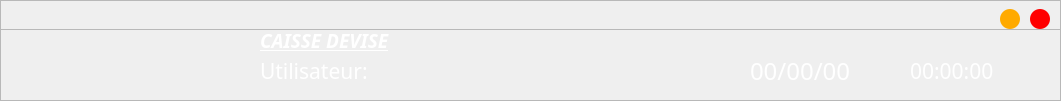
   <widget class="QFrame" name="frame">
    <property name="geometry">
     <rect>
      <x>0</x>
      <y>0</y>
      <width>1061</width>
      <height>101</height>
     </rect>
    </property>
    <property name="frameShape">
     <enum>QFrame::StyledPanel</enum>
    </property>
    <property name="frameShadow">
     <enum>QFrame::Raised</enum>
    </property>
    <widget class="QLabel" name="user">
     <property name="geometry">
      <rect>
       <x>410</x>
       <y>61</y>
       <width>131</width>
       <height>20</height>
      </rect>
     </property>
     <property name="font">
      <font>
       <family>Mongolian Baiti</family>
       <pointsize>16</pointsize>
      </font>
     </property>
     <property name="styleSheet">
      <string notr="true">color: rgb(255, 255, 255);</string>
     </property>
     <property name="text">
      <string/>
     </property>
    </widget>
    <widget class="QLabel" name="date">
     <property name="geometry">
      <rect>
       <x>910</x>
       <y>50</y>
       <width>151</width>
       <height>41</height>
      </rect>
     </property>
     <property name="font">
      <font>
       <family>Mongolian Baiti</family>
       <pointsize>16</pointsize>
      </font>
     </property>
     <property name="styleSheet">
      <string notr="true">color: rgb(255, 255, 255);</string>
     </property>
     <property name="text">
      <string>00:00:00</string>
     </property>
    </widget>
    <widget class="QLabel" name="label_5">
     <property name="geometry">
      <rect>
       <x>260</x>
       <y>60</y>
       <width>131</width>
       <height>21</height>
      </rect>
     </property>
     <property name="font">
      <font>
       <family>Mongolian Baiti</family>
       <pointsize>16</pointsize>
      </font>
     </property>
     <property name="styleSheet">
      <string notr="true">color: rgb(255, 255, 255);</string>
     </property>
     <property name="text">
      <string>Utilisateur:</string>
     </property>
    </widget>
    <widget class="QLabel" name="time">
     <property name="geometry">
      <rect>
       <x>750</x>
       <y>50</y>
       <width>171</width>
       <height>41</height>
      </rect>
     </property>
     <property name="font">
      <font>
       <family>Mongolian Baiti</family>
       <pointsize>18</pointsize>
      </font>
     </property>
     <property name="styleSheet">
      <string notr="true">color: rgb(255, 255, 255);</string>
     </property>
     <property name="text">
      <string>00/00/00</string>
     </property>
    </widget>
    <widget class="QLabel" name="label_9">
     <property name="geometry">
      <rect>
       <x>260</x>
       <y>20</y>
       <width>191</width>
       <height>41</height>
      </rect>
     </property>
     <property name="font">
      <font>
       <family>Mongolian Baiti</family>
       <pointsize>14</pointsize>
       <weight>75</weight>
       <italic>true</italic>
       <bold>true</bold>
       <underline>true</underline>
      </font>
     </property>
     <property name="styleSheet">
      <string notr="true">color: rgb(255, 255, 255);</string>
     </property>
     <property name="text">
      <string>CAISSE DEVISE</string>
     </property>
    </widget>
    <widget class="QLabel" name="label_3">
     <property name="geometry">
      <rect>
       <x>40</x>
       <y>10</y>
       <width>121</width>
       <height>81</height>
      </rect>
     </property>
     <property name="font">
      <font>
       <family>Mongolian Baiti</family>
       <pointsize>45</pointsize>
       <weight>75</weight>
       <bold>true</bold>
       <underline>true</underline>
      </font>
     </property>
     <property name="styleSheet">
      <string>color: rgb(255, 255, 255);</string>
     </property>
     <property name="text">
      <string/>
     </property>
     <property name="pixmap">
      <pixmap>MJDB_ICON.ico</pixmap>
     </property>
     <property name="scaledContents">
      <bool>true</bool>
     </property>
    </widget>
    <widget class="QFrame" name="title_bar">
     <property name="geometry">
      <rect>
       <x>0</x>
       <y>-1</y>
       <width>1061</width>
       <height>31</height>
      </rect>
     </property>
     <property name="frameShape">
      <enum>QFrame::StyledPanel</enum>
     </property>
     <property name="frameShadow">
      <enum>QFrame::Raised</enum>
     </property>
     <widget class="QPushButton" name="mini">
      <property name="geometry">
       <rect>
        <x>1000</x>
        <y>10</y>
        <width>20</width>
        <height>20</height>
       </rect>
      </property>
      <property name="font">
       <font>
        <pointsize>22</pointsize>
        <weight>75</weight>
        <bold>true</bold>
       </font>
      </property>
      <property name="styleSheet">
       <string notr="true">QPushButton{
	border:none;
	border-radius:10px;
	background-color: rgb(255, 170, 0);
}

QPushButton:hover{
	background-color: rgb(206, 137, 0);
}</string>
      </property>
      <property name="text">
       <string/>
      </property>
     </widget>
     <widget class="QPushButton" name="close_btn">
      <property name="geometry">
       <rect>
        <x>1030</x>
        <y>10</y>
        <width>20</width>
        <height>20</height>
       </rect>
      </property>
      <property name="font">
       <font>
        <pointsize>11</pointsize>
        <weight>75</weight>
        <bold>true</bold>
       </font>
      </property>
      <property name="styleSheet">
       <string notr="true">QPushButton{
	border:none;
	border-radius:10px;
	background-color: rgb(255, 0, 0);
}

QPushButton:hover{
	background-color: rgb(211, 0, 0);
}</string>
      </property>
      <property name="text">
       <string/>
      </property>
     </widget>
    </widget>
   </widget>
